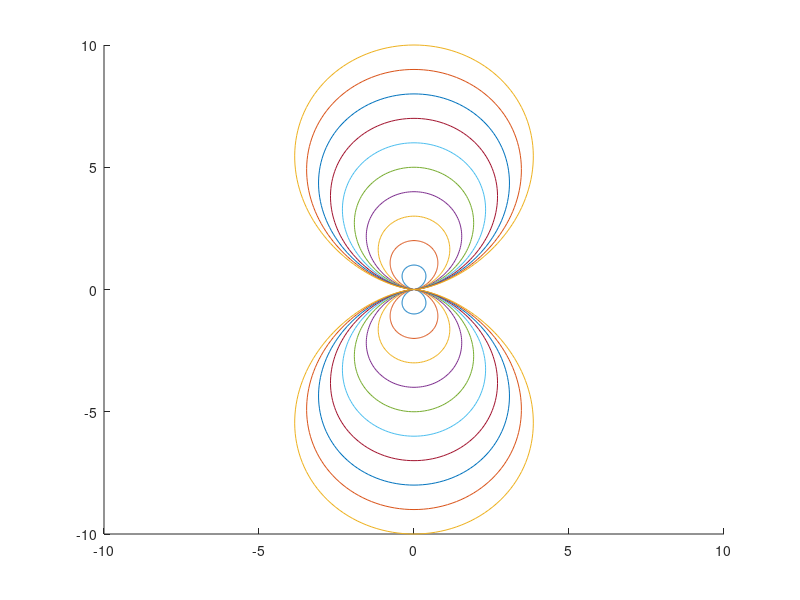

Source code (MATLAB):
function dipole

ptArray = zeros(2,360);

for h = 1 : 10

for ith = 1 : 360
    theta = ith * pi/180;
    r = h * sin( ith * pi/180 )^2;
    ptArray(1, ith) = r * cos( theta );
    ptArray(2, ith) = r * sin( theta );
end

hold on;
plot( ptArray(1,:), ptArray(2,:) )
hold off;

end

set( gca, 'XLim', [-10 10] )
set( gca, 'YLim', [-10 10] )
